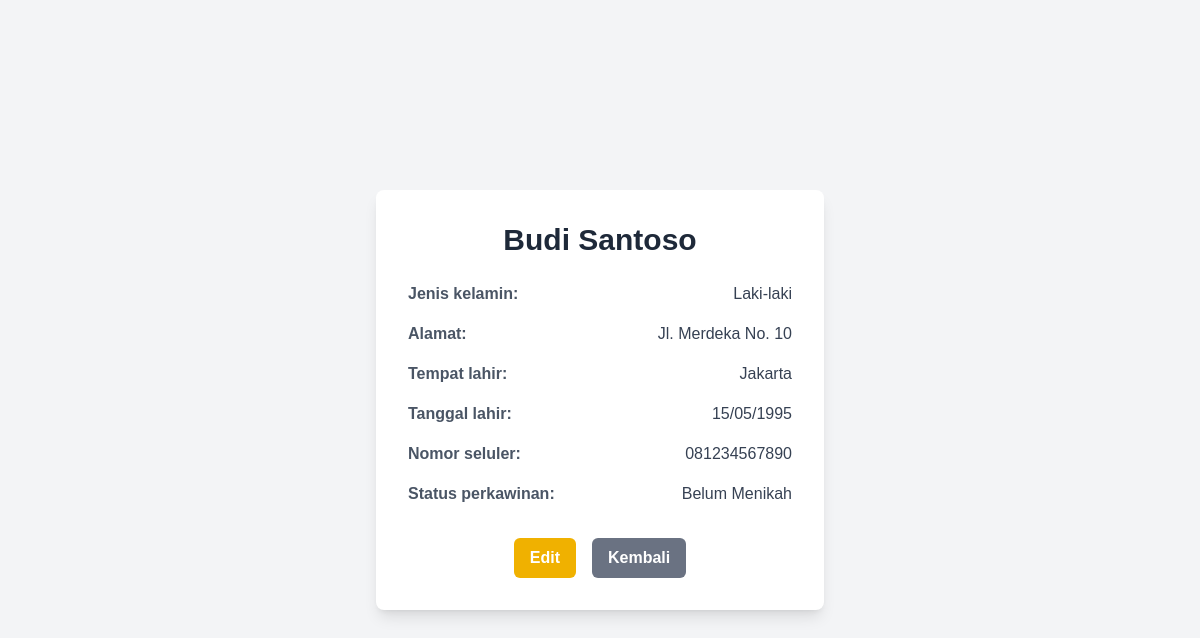
The page /Kepagawaian/profile.php?id=4 on the database its author committed.
### tables this page shows
CREATE TABLE `pegawai` (
  `id` int NOT NULL,
  `nama` varchar(50) NOT NULL,
  `jenis_kelamin` varchar(10) NOT NULL,
  `alamat` text NOT NULL,
  `tempat_lahir` varchar(30) NOT NULL,
  `tanggal_lahir` date NOT NULL,
  `nomor_seluler` varchar(15) DEFAULT NULL,
  `status_perkawinan` varchar(15) NOT NULL
);

### Kepagawaian/profile.php (the view, shortened to what this page needs)
<?php
include("connection.php");
$id = $_GET['id'];
$query = mysqli_prepare($connection, "SELECT * FROM pegawai WHERE id = ?");
mysqli_stmt_bind_param($query, "i", $id);
mysqli_stmt_execute($query);
$result = mysqli_stmt_get_result($query);
$pegawai = mysqli_fetch_assoc($result);
?>
<!DOCTYPE html>
<html lang="en">
<head>
    <script src="https://cdn.jsdelivr.net/npm/@tailwindcss/browser@4"></script>
</head>
<body class="bg-gray-100 p-8 min-h-screen flex items-center justify-center">
    <div class="bg-white p-8 rounded-lg shadow-lg w-full max-w-md">
        <h1 class="text-3xl font-bold text-gray-800 mb-6 text-center"><?= htmlspecialchars($pegawai['nama']) ?></h1>
        <div class="space-y-4 text-gray-700">
            <div class="flex justify-between items-center">
                <span class="font-semibold text-gray-600">Jenis kelamin:</span>
                <span><?= htmlspecialchars($pegawai['jenis_kelamin'])?></span>
            </div>
            <div class="flex justify-between items-center">
                <span class="font-semibold text-gray-600">Alamat:</span>
                <span><?= htmlspecialchars($pegawai['alamat'])?></span>
            </div>
            <div class="flex justify-between items-center">
                <span class="font-semibold text-gray-600">Tempat lahir:</span>
                <span><?= htmlspecialchars($pegawai['tempat_lahir'])?></span>
            </div>
            <div class="flex justify-between items-center">
                <span class="font-semibold text-gray-600">Tanggal lahir:</span>
                <span><?= date("d/m/Y", strtotime($pegawai['tanggal_lahir'])) ?></span>
            </div>
            <div class="flex justify-between items-center">
                <span class="font-semibold text-gray-600">Nomor seluler:</span>
                <span><?= htmlspecialchars($pegawai['nomor_seluler'])?></span>
            </div>
            <div class="flex justify-between items-center">
                <span class="font-semibold text-gray-600">Status perkawinan:</span>
                <span><?= htmlspecialchars($pegawai['status_perkawinan'])?></span>
            </div>
        </div>
        <div class="mt-8 flex justify-center gap-4">
            <a href="update.php?id=<?=$pegawai['id']?>" class="bg-yellow-500 hover:bg-yellow-600 text-white font-bold py-2 px-4 rounded-md transition-colors duration-300">Edit</a>
            <a href="list.php" class="bg-gray-500 hover:bg-gray-600 text-white font-bold py-2 px-4 rounded-md transition-colors duration-300">Kembali</a>
        </div>
    </div>
</body>
</html>

### Kepagawaian/profile.php (style rules this page uses)
body { font-family: Arial, sans-serif; }

### rows shown on the page
pegawai: nama "Budi Santoso", jenis_kelamin "Laki-laki", alamat "Jl. Merdeka No. 10", tempat_lahir "Jakarta", tanggal_lahir "15/05/1995", nomor_seluler "081234567890", status_perkawinan "Belum Menikah"
